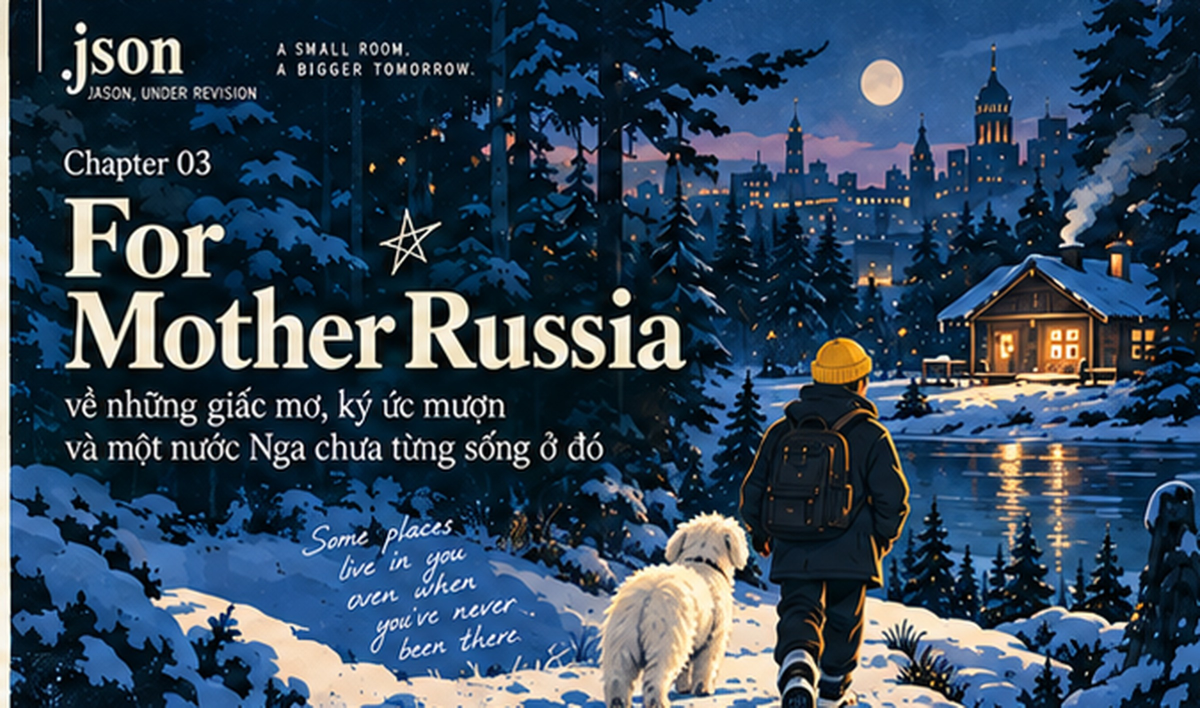
#> input picture chapters/for-mother-russia/artwork/source/01_HERO_beanie_Gau_blue_winter.jpg, 2400 x 1415 px, found by its file name (shown at 1/2 size)
$ python build_web.py
#> lines starting #> are read from the running program, lines starting #| are printed output that depends on the picture
from pathlib import Path
from PIL import Image
import json, shutil
R=Path(__file__).resolve().parents[1]
for srcname,target in [('01_HERO_beanie_Gau_blue_winter.jpg','banner.jpg'),('02_snowy_path.jpg','hero.jpg'),('03_grandfather.jpg','grandfather.jpg'),('04_soviet_apartments.jpg','apartments.jpg'),('05_russian_salad.jpg','salad.jpg'),('06_stalingrad_game_memory.jpg','game.jpg'),('07_wood_cabin.jpg','cabin.jpg'),('08_snow_forest.jpg','snow.jpg'),('09_volga_dream.jpg','volga.jpg'),('10_game_screen.jpg','screen.jpg'),('11_room_at_night.jpg','room.jpg'),('12_memory_graph.jpg','graph.jpg')]:
 im=Image.open(R/'art'/srcname).convert('RGB');im.thumbnail((1500,1000),Image.Resampling.LANCZOS);im.save(R/'web/assets'/target,quality=79,optimize=True)
#> further down, im is the input picture: PIL image 2400x1415 RGB; mean R, G, B 50.7, 70, 89.3
#> after `im.thumbnail((1500, 1000), Image.Resampling.LANCZOS)`:
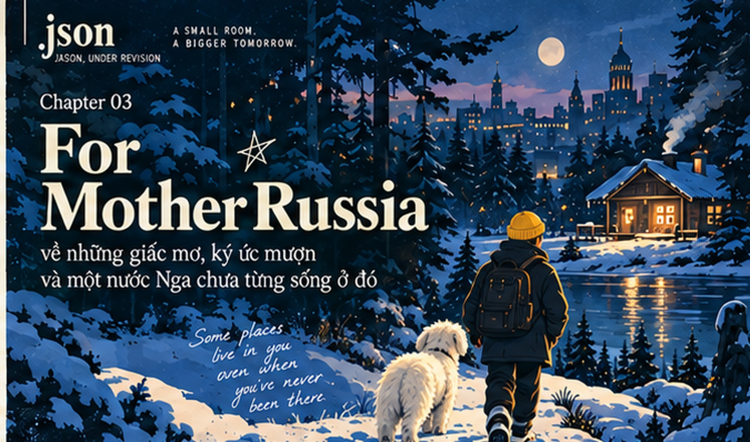
#> im: PIL image 1500x884 RGB (shown at 1/2 size); mean R, G, B 50.7, 70, 89.3
#> (the run stopped early here; a loop or call above may not have finished)
